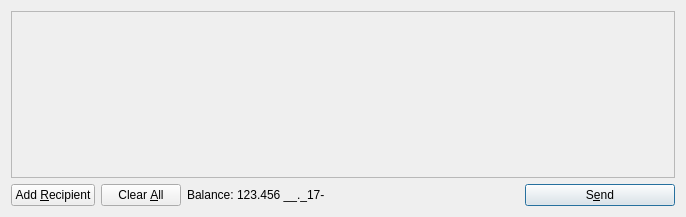
<?xml version="1.0" encoding="UTF-8"?>
<ui version="4.0">
 <class>SendCoinsDialog</class>
 <widget class="QDialog" name="SendCoinsDialog">
  <property name="geometry">
   <rect>
    <x>0</x>
    <y>0</y>
    <width>686</width>
    <height>217</height>
   </rect>
  </property>
  <property name="windowTitle">
   <string>Send Coins</string>
  </property>
  <layout class="QVBoxLayout" name="verticalLayout">
   <item>
    <widget class="QScrollArea" name="scrollArea">
     <property name="widgetResizable">
      <bool>true</bool>
     </property>
     <widget class="QWidget" name="scrollAreaWidgetContents">
      <property name="geometry">
       <rect>
        <x>0</x>
        <y>0</y>
        <width>666</width>
        <height>165</height>
       </rect>
      </property>
      <layout class="QVBoxLayout" name="verticalLayout_2">
       <property name="margin">
        <number>0</number>
       </property>
       <item>
        <layout class="QVBoxLayout" name="entries">
         <property name="spacing">
          <number>6</number>
         </property>
        </layout>
       </item>
       <item>
        <spacer name="verticalSpacer">
         <property name="orientation">
          <enum>Qt::Vertical</enum>
         </property>
         <property name="sizeHint" stdset="0">
          <size>
           <width>20</width>
           <height>40</height>
          </size>
         </property>
        </spacer>
       </item>
      </layout>
     </widget>
    </widget>
   </item>
   <item>
    <layout class="QHBoxLayout" name="horizontalLayout">
     <item>
      <widget class="QPushButton" name="addButton">
       <property name="toolTip">
        <string>Send to multiple recipients at once</string>
       </property>
       <property name="text">
        <string>Add &amp;Recipient</string>
       </property>
       <property name="icon">
        <iconset resource="../bitcoin.qrc">
         <normaloff>:/icons/add</normaloff>:/icons/add</iconset>
       </property>
       <property name="autoDefault">
        <bool>false</bool>
       </property>
      </widget>
     </item>
     <item>
      <widget class="QPushButton" name="clearButton">
       <property name="sizePolicy">
        <sizepolicy hsizetype="Minimum" vsizetype="Fixed">
         <horstretch>0</horstretch>
         <verstretch>0</verstretch>
        </sizepolicy>
       </property>
       <property name="toolTip">
        <string>Remove all transaction fields</string>
       </property>
       <property name="text">
        <string>Clear &amp;All</string>
       </property>
       <property name="icon">
        <iconset resource="../bitcoin.qrc">
         <normaloff>:/icons/remove</normaloff>:/icons/remove</iconset>
       </property>
       <property name="autoRepeatDelay">
        <number>300</number>
       </property>
       <property name="autoDefault">
        <bool>false</bool>
       </property>
      </widget>
     </item>
     <item>
      <layout class="QHBoxLayout" name="horizontalLayout_2">
       <property name="spacing">
        <number>3</number>
       </property>
       <item>
        <widget class="QLabel" name="label">
         <property name="text">
          <string>Balance:</string>
         </property>
        </widget>
       </item>
       <item>
        <widget class="QLabel" name="labelBalance">
         <property name="cursor">
          <cursorShape>IBeamCursor</cursorShape>
         </property>
         <property name="text">
          <string>123.456 __._17-</string>
         </property>
         <property name="textInteractionFlags">
          <set>Qt::LinksAccessibleByMouse|Qt::TextSelectableByKeyboard|Qt::TextSelectableByMouse</set>
         </property>
        </widget>
       </item>
      </layout>
     </item>
     <item>
      <spacer name="horizontalSpacer">
       <property name="orientation">
        <enum>Qt::Horizontal</enum>
       </property>
       <property name="sizeHint" stdset="0">
        <size>
         <width>40</width>
         <height>20</height>
        </size>
       </property>
      </spacer>
     </item>
     <item>
      <widget class="QPushButton" name="sendButton">
       <property name="minimumSize">
        <size>
         <width>150</width>
         <height>0</height>
        </size>
       </property>
       <property name="toolTip">
        <string>Confirm the send action</string>
       </property>
       <property name="text">
        <string>S&amp;end</string>
       </property>
       <property name="icon">
        <iconset resource="../bitcoin.qrc">
         <normaloff>:/icons/send</normaloff>:/icons/send</iconset>
       </property>
       <property name="default">
        <bool>true</bool>
       </property>
      </widget>
     </item>
    </layout>
   </item>
  </layout>
 </widget>
 <resources>
  <include location="../bitcoin.qrc"/>
 </resources>
 <connections/>
</ui>
